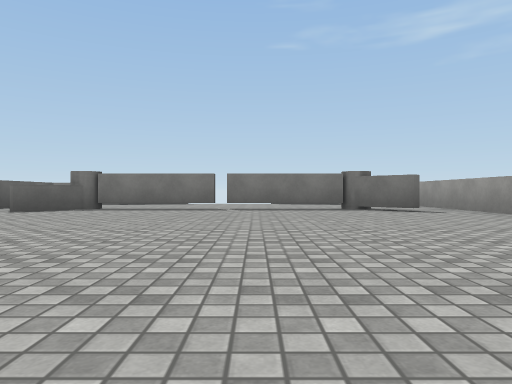
View 1 (above)

12 first-person views from a walk through a scene from a Unity 3-D project. The camera is 0.29 m above the floor, looks level and sees 70° across. The floor is counted in squares, 1 m on a side. Each view is taken from the middle of a square. On the plan, view 1 faces up. The plan holds only what a view shows up to about 9 squares ahead; the rest is blank. Surface patterns are stand-ins for the level's own textures.

View 2
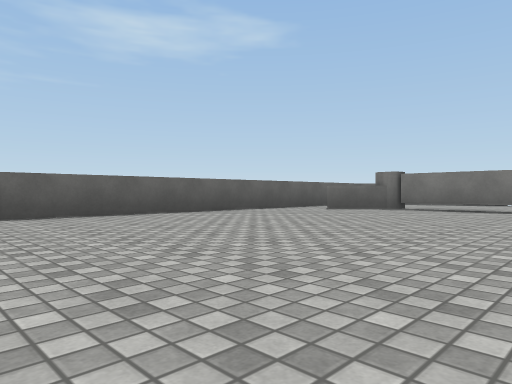

View 3
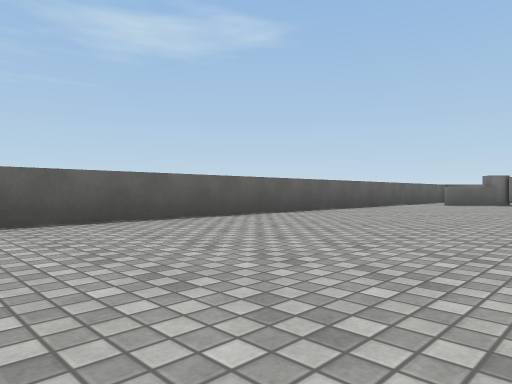

View 4
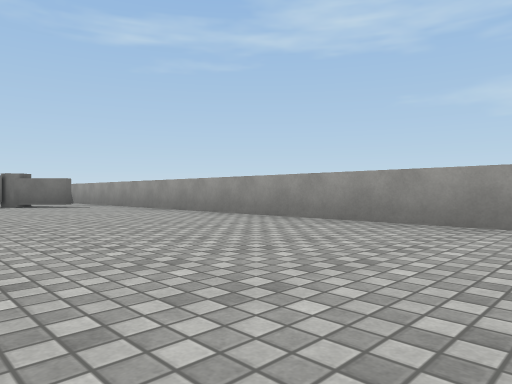

View 5
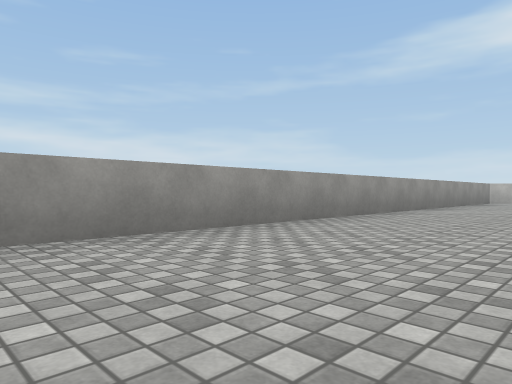

View 6
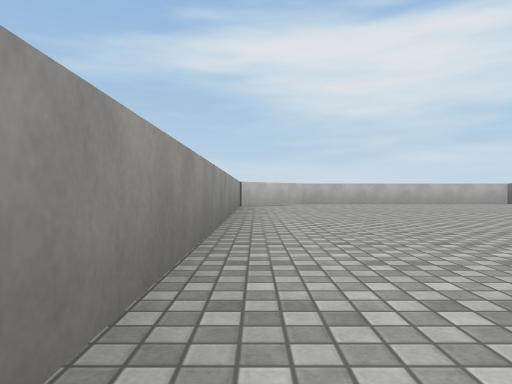

View 7
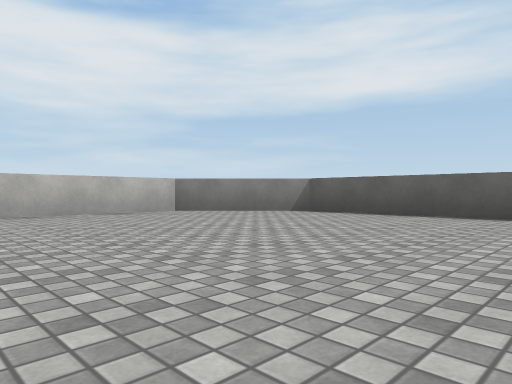

View 8
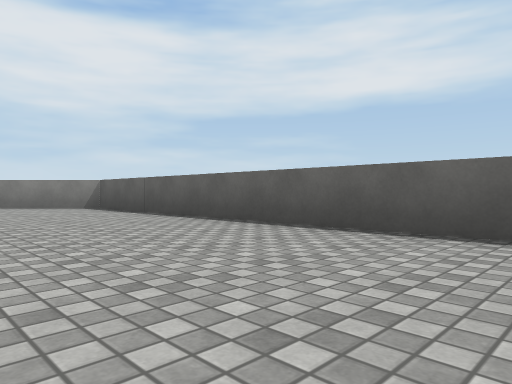

View 9
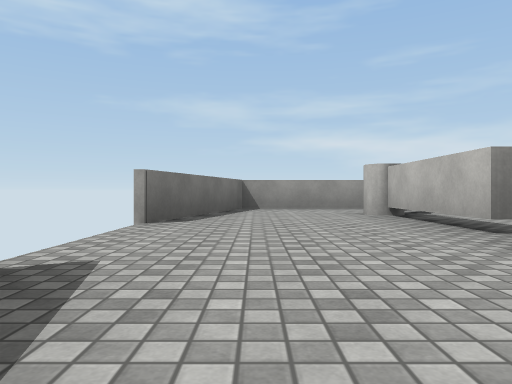

View 10
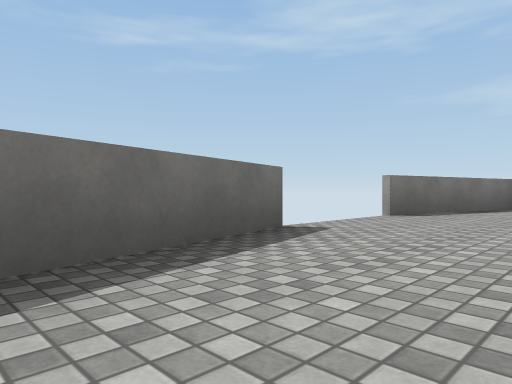

View 11
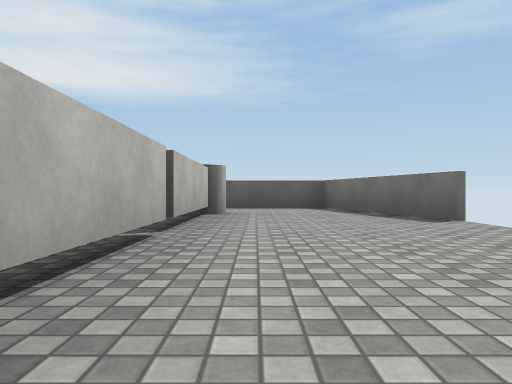

View 12
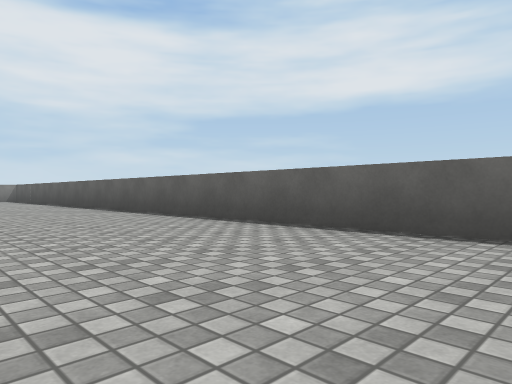

### Floor plan
Points are (right, up) in squares from view 1. A wall is a line through its corners. A room is listed if a view was taken in it or the views show most of it. See-through windows are left out.
Room 1 (views 1, 2, 3, 4, 5, 6, 7, 8, 12)
walls: (-0.6, 6.2) (-2.5, 6.2); (1.5, 6.2) (-0.5, 6.2); (-4.6, 6.5) (-4.6, -9.4) (-3.1, -10.9) (1.8, -10.9) (3.3, -9.4) (3.3, 6.5)
ways out: opening at (-3.5, 6) to room 2; opening at (2.5, 6) to room 2; gap at (-1, 6) to room 2
objects: cylinder (-3, 6); cylinder (2, 6)
Room 2 (views 9, 10, 11)
walls: (-1.6, 9) (-4.6, 8.2) (-4.6, 6.5); (-0.5, 6.4) (1.4, 6.4); (-2.4, 6.4) (-0.6, 6.4); (3.3, 6.5) (3.3, 8.2) (0.3, 9)
ways out: opening at (-3.5, 6) to room 1; opening at (2.5, 6) to room 1; gap at (-1, 6) to room 1

Positions as (right, up) in squares from view 1, and headings:
1: (0, 0), facing up
2: (0, 0), facing up-left
3: (-1, -3), facing up-left
4: (0, -2), facing up-right
5: (1, 1), facing down-right
6: (3, -2), facing down
7: (0, -6), facing down-left
8: (-2, -3), facing down-left
9: (-3, 8), facing right
10: (-4, 7), facing up-right
11: (2, 7), facing left
12: (-2, 3), facing down-left
